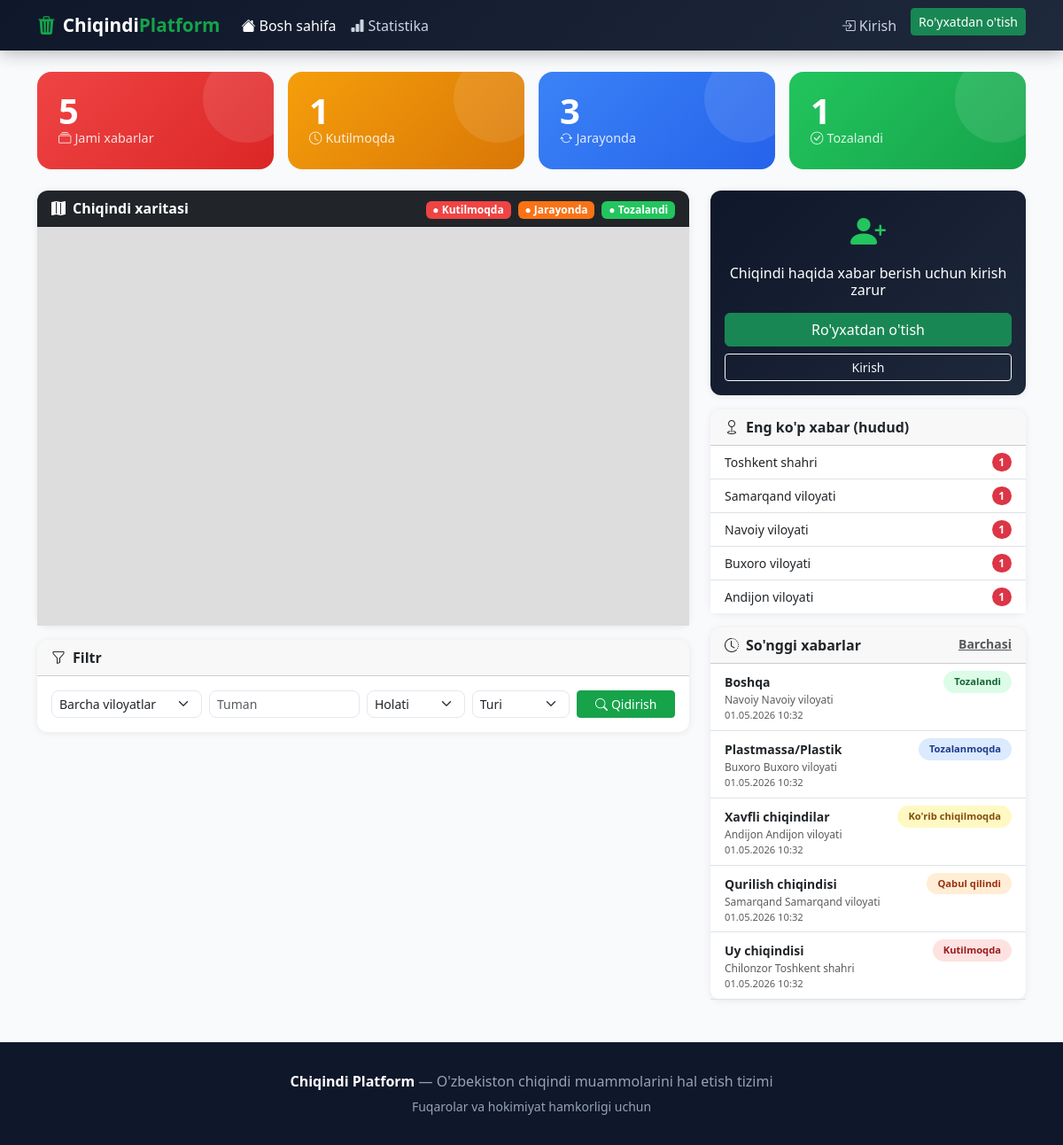
The page / on the database its author committed.
### chiqindi_app/models.py (models this page shows, shortened)
class WasteReport(models.Model):
    STATUS_PENDING = 'kutilmoqda'
    STATUS_ACCEPTED = 'qabul_qilindi'
    STATUS_IN_PROGRESS = 'jarayonda'
    STATUS_CLEANING = 'tozalanmoqda'
    STATUS_DONE = 'tozalandi'
    STATUS_CHOICES = [
        (STATUS_PENDING, 'Kutilmoqda'),
        (STATUS_ACCEPTED, 'Qabul qilindi'),
        (STATUS_IN_PROGRESS, 'Ko\'rib chiqilmoqda'),
        (STATUS_CLEANING, 'Tozalanmoqda'),
        (STATUS_DONE, 'Tozalandi'),
    ]
    WASTE_TYPE_CHOICES = [
        ('uy', 'Uy chiqindisi'),
        ('qurilish', 'Qurilish chiqindisi'),
        ('plastik', 'Plastmassa/Plastik'),
        ('xavfli', 'Xavfli chiqindilar'),
        ('boshqa', 'Boshqa'),
    ]
    SIZE_CHOICES = [
        ('kichik', 'Kichik'),
        ('orta', "O'rta"),
        ('katta', 'Katta'),
    ]
    citizen = models.ForeignKey(CustomUser, on_delete=models.CASCADE, related_name='reports', verbose_name="Fuqaro")
    latitude = models.FloatField(verbose_name="Kenglik")
    longitude = models.FloatField(verbose_name="Uzunlik")
    waste_type = models.CharField(max_length=20, choices=WASTE_TYPE_CHOICES, verbose_name="Chiqindi turi")
    size = models.CharField(max_length=10, choices=SIZE_CHOICES, verbose_name="Hajmi")
    description = models.TextField(blank=True, verbose_name="Izoh")
    image = models.ImageField(upload_to='reports/', blank=True, null=True, verbose_name="Rasm")
    status = models.CharField(max_length=20, choices=STATUS_CHOICES, default=STATUS_PENDING, verbose_name="Holati")
    viloyat = models.CharField(max_length=50, choices=VILOYATLAR, blank=True, verbose_name="Viloyat")
    tuman = models.CharField(max_length=100, blank=True, verbose_name="Tuman")
    address = models.CharField(max_length=255, blank=True, verbose_name="Manzil")
    created_at = models.DateTimeField(auto_now_add=True, verbose_name="Yaratilgan vaqt")
    updated_at = models.DateTimeField(auto_now=True, verbose_name="Yangilangan vaqt")
    assigned_to = models.ForeignKey(
        CustomUser, on_delete=models.SET_NULL, null=True, blank=True,
        related_name='assigned_reports', verbose_name="Mas'ul xodim"
    )
    authority_note = models.TextField(blank=True, verbose_name="Hokimiyat izohi")
    def get_marker_color(self):
        colors = {
            self.STATUS_PENDING: '#ef4444',
            self.STATUS_ACCEPTED: '#f97316',
            self.STATUS_IN_PROGRESS: '#eab308',
            self.STATUS_CLEANING: '#3b82f6',
            self.STATUS_DONE: '#22c55e',
        }
        return colors.get(self.status, '#6b7280')
    class Meta:
        verbose_name = "Chiqindi xabari"
        verbose_name_plural = "Chiqindi xabarlari"
        ordering = ['-created_at']

### chiqindi_app/views.py (the view, shortened to what this page needs)
# urls.py: path('', views.home, name='home'),
def home(request):
    filter_form = FilterForm(request.GET or None)
    reports = WasteReport.objects.all()
    viloyat_filter = request.GET.get('viloyat', '')
    tuman_filter = request.GET.get('tuman', '')
    status_filter = request.GET.get('status', '')
    waste_type_filter = request.GET.get('waste_type', '')
    if viloyat_filter:
        reports = reports.filter(viloyat=viloyat_filter)
    if tuman_filter:
        reports = reports.filter(tuman__icontains=tuman_filter)
    if status_filter:
        reports = reports.filter(status=status_filter)
    if waste_type_filter:
        reports = reports.filter(waste_type=waste_type_filter)
    map_data = []
    for r in reports:
        map_data.append({
            'id': r.pk,
            'lat': r.latitude,
            'lng': r.longitude,
            'status': r.status,
            'color': r.get_marker_color(),
            'waste_type': r.get_waste_type_display(),
            'size': r.get_size_display(),
            'viloyat': r.get_viloyat_display() if r.viloyat else '',
            'tuman': r.tuman,
            'created_at': r.created_at.strftime('%d.%m.%Y %H:%M'),
            'status_display': r.get_status_display(),
            'url': f'/report/{r.pk}/',
        })
    total = WasteReport.objects.count()
    done = WasteReport.objects.filter(status=WasteReport.STATUS_DONE).count()
    pending = WasteReport.objects.filter(status=WasteReport.STATUS_PENDING).count()
    in_progress = WasteReport.objects.filter(
        status__in=[WasteReport.STATUS_ACCEPTED, WasteReport.STATUS_IN_PROGRESS, WasteReport.STATUS_CLEANING]
    ).count()
    top_regions = WasteReport.objects.values('viloyat').annotate(
        count=Count('id')).order_by('-count')[:5]
    region_names = dict(VILOYATLAR)
    top_regions_display = [
        {'viloyat': region_names.get(r['viloyat'], r['viloyat']), 'count': r['count']}
        for r in top_regions if r['viloyat']
    ]
    recent_reports = WasteReport.objects.select_related('citizen').order_by('-created_at')[:10]
    map_center_lat = 41.2995
    map_center_lng = 69.2401
    context = {
        'filter_form': filter_form,
        'map_data_json': json.dumps(map_data),
        'total': total,
        'done': done,
        'pending': pending,
        'in_progress': in_progress,
        'top_regions': top_regions_display,
        'recent_reports': recent_reports,
        'map_center_lat': map_center_lat,
        'map_center_lng': map_center_lng,
        'viloyatlar': VILOYATLAR,
        'tumanlar_json': json.dumps(TUMANLAR),
        'viloyat_filter': viloyat_filter,
    }
    return render(request, 'chiqindi_app/home.html', context)

### chiqindi_app/templates/chiqindi_app/home.html (shortened to what this page needs)
{% extends 'chiqindi_app/base.html' %}
{% block content %}
<div class="row g-3 mb-4">
    <div class="col-md-3 col-6">
        <div class="stat-card" style="background: linear-gradient(135deg,#ef4444,#dc2626)">
            <div class="number">{{ total }}</div>
            <div class="label"><i class="bi bi-collection me-1"></i>Jami xabarlar</div>
        </div>
    </div>
    <div class="col-md-3 col-6">
        <div class="stat-card" style="background: linear-gradient(135deg,#f59e0b,#d97706)">
            <div class="number">{{ pending }}</div>
            <div class="label"><i class="bi bi-clock me-1"></i>Kutilmoqda</div>
        </div>
    </div>
    <div class="col-md-3 col-6">
        <div class="stat-card" style="background: linear-gradient(135deg,#3b82f6,#2563eb)">
            <div class="number">{{ in_progress }}</div>
            <div class="label"><i class="bi bi-arrow-repeat me-1"></i>Jarayonda</div>
        </div>
    </div>
    <div class="col-md-3 col-6">
        <div class="stat-card" style="background: linear-gradient(135deg,#22c55e,#16a34a)">
            <div class="number">{{ done }}</div>
            <div class="label"><i class="bi bi-check-circle me-1"></i>Tozalandi</div>
        </div>
    </div>
</div>
<div class="row g-4">
    <div class="col-lg-8">
        <div class="card">
            <div class="card-header bg-dark text-white d-flex justify-content-between align-items-center">
                <span><i class="bi bi-map-fill me-2"></i>Chiqindi xaritasi</span>
                <div>
                    <span class="badge" style="background:#ef4444">● Kutilmoqda</span>
                    <span class="badge ms-1" style="background:#f97316">● Jarayonda</span>
                    <span class="badge ms-1" style="background:#22c55e">● Tozalandi</span>
                </div>
            </div>
            <div class="card-body p-0">
                <div id="map" style="height: 450px; width: 100%;"></div>
            </div>
        </div>
        <div class="card mt-3">
            <div class="card-header"><i class="bi bi-funnel me-2"></i>Filtr</div>
            <div class="card-body">
                <form method="get" class="row g-2">
                    <div class="col-md-3 col-6">
                        <select name="viloyat" class="form-select form-select-sm">
                            <option value="">Barcha viloyatlar</option>
                        </select>
                    </div>
                    <div class="col-md-3 col-6">
                        <input type="text" name="tuman" class="form-control form-control-sm" placeholder="Tuman" value="{{ request.GET.tuman }}">
                    </div>
                    <div class="col-md-2 col-6">
                        <select name="status" class="form-select form-select-sm">
                            <option value="">Holati</option>
                        </select>
                    </div>
                    <div class="col-md-2 col-6">
                        <select name="waste_type" class="form-select form-select-sm">
                            <option value="">Turi</option>
                        </select>
                    </div>
                    <div class="col-md-2">
                        <button type="submit" class="btn btn-primary btn-sm w-100"><i class="bi bi-search me-1"></i>Qidirish</button>
                    </div>
                </form>
            </div>
        </div>
    </div>
    <div class="col-lg-4">
        {% if user.is_authenticated and user.is_citizen %}
        <div class="card mb-3" style="border: 2px solid var(--primary)">
            <div class="card-body text-center">
                <i class="bi bi-plus-circle-fill text-success" style="font-size:2.5rem"></i>
                <h6 class="mt-2 mb-3">Chiqindi joyini xaritada belgilang</h6>
                <a href="{% url 'create_report' %}" class="btn btn-primary w-100">
                    <i class="bi bi-geo-alt-fill me-2"></i>Chiqindi xabari yuborish
                </a>
            </div>
        </div>
        {% elif not user.is_authenticated %}
        <div class="card mb-3" style="background: linear-gradient(135deg,#0f172a,#1e293b)">
            <div class="card-body text-center text-white">
                <i class="bi bi-person-plus-fill" style="font-size:2.5rem;color:#22c55e"></i>
                <h6 class="mt-2 mb-3">Chiqindi haqida xabar berish uchun kirish zarur</h6>
                <a href="{% url 'register' %}" class="btn btn-success w-100 mb-2">Ro'yxatdan o'tish</a>
                <a href="{% url 'login' %}" class="btn btn-outline-light w-100 btn-sm">Kirish</a>
            </div>
        </div>
        {% endif %}
        {% if top_regions %}
        <div class="card mb-3">
            <div class="card-header"><i class="bi bi-geo me-2"></i>Eng ko'p xabar (hudud)</div>
            <div class="card-body p-0">
                <ul class="list-group list-group-flush">
                    {% for r in top_regions %}
                    <li class="list-group-item d-flex justify-content-between align-items-center">
                        <small>{{ r.viloyat }}</small>
                        <span class="badge bg-danger rounded-pill">{{ r.count }}</span>
                    </li>
                    {% endfor %}
                </ul>
            </div>
        </div>
        {% endif %}
        <div class="card">
            <div class="card-header d-flex justify-content-between">
                <span><i class="bi bi-clock-history me-2"></i>So'nggi xabarlar</span>
                <a href="{% url 'statistics' %}" class="small text-muted">Barchasi</a>
            </div>
            <div class="card-body p-0">
                {% for report in recent_reports %}
                <a href="{% url 'report_detail' report.pk %}" class="text-decoration-none">
                <div class="px-3 py-2 border-bottom d-flex justify-content-between align-items-start">
                    <div>
                        <small class="fw-semibold text-dark">{{ report.get_waste_type_display }}</small>
                        <div class="text-muted" style="font-size:.75rem">{{ report.tuman }} {{ report.get_viloyat_display }}</div>
                        <div class="text-muted" style="font-size:.7rem">{{ report.created_at|date:"d.m.Y H:i" }}</div>
                    </div>
                    <span class="status-badge status-{{ report.status }} ms-2 text-nowrap" style="font-size:.7rem">
                        {{ report.get_status_display }}
                    </span>
                </div>
                </a>
                {% empty %}
                <div class="p-3 text-muted text-center small">Hozircha xabarlar yo'q</div>
                {% endfor %}
            </div>
        </div>
    </div>
</div>
{% endblock %}

### chiqindi_app/templates/chiqindi_app/base.html (shortened to what this page needs)
<!DOCTYPE html>
<html lang="uz">
<head>
    <link href="https://cdn.jsdelivr.net/npm/bootstrap@5.3.2/dist/css/bootstrap.min.css" rel="stylesheet">
    <link href="https://cdn.jsdelivr.net/npm/bootstrap-icons@1.11.3/font/bootstrap-icons.min.css" rel="stylesheet">
    <link rel="stylesheet" href="https://unpkg.com/leaflet@1.9.4/dist/leaflet.css"/>
</head>
<body>
<nav class="navbar navbar-expand-lg navbar-dark">
    <div class="container">
        <a class="navbar-brand" href="{% url 'home' %}">
            <i class="bi bi-trash3-fill me-2" style="color: var(--primary)"></i>Chiqindi<span>Platform</span>
        </a>
        <div class="collapse navbar-collapse" id="navbarNav">
            <ul class="navbar-nav me-auto">
                <li class="nav-item">
                    <a class="nav-link {% if request.resolver_match.url_name == 'home' %}active{% endif %}" href="{% url 'home' %}">
                        <i class="bi bi-house-fill me-1"></i>Bosh sahifa
                    </a>
                </li>
                <li class="nav-item">
                    <a class="nav-link {% if request.resolver_match.url_name == 'statistics' %}active{% endif %}" href="{% url 'statistics' %}">
                        <i class="bi bi-bar-chart-fill me-1"></i>Statistika
                    </a>
                </li>
            </ul>
            <ul class="navbar-nav">
                {% if user.is_authenticated %}
                <li class="nav-item">
                    <a class="nav-link" href="{% url 'notifications' %}">
                        <i class="bi bi-bell-fill me-1"></i>
                        {% if unread_notifications_count > 0 %}
                        <span class="notif-badge">{{ unread_notifications_count }}</span>
                        {% endif %}
                        Bildirishnomalar
                    </a>
                </li>
                <li class="nav-item dropdown">
                    <a class="nav-link dropdown-toggle" href="#" data-bs-toggle="dropdown">
                        <i class="bi bi-person-circle me-1"></i>{{ user.get_full_name|default:user.username }}
                    </a>
                    <ul class="dropdown-menu dropdown-menu-end">
                        <li><a class="dropdown-item" href="{% url 'profile' %}"><i class="bi bi-person me-2"></i>Profil</a></li>
                        {% if user.is_staff %}<li><a class="dropdown-item" href="/admin/"><i class="bi bi-gear me-2"></i>Admin panel</a></li>{% endif %}
                        <li><hr class="dropdown-divider"></li>
                        <li><a class="dropdown-item text-danger" href="{% url 'logout' %}"><i class="bi bi-box-arrow-right me-2"></i>Chiqish</a></li>
                    </ul>
                </li>
                {% if user.is_citizen %}
                <li class="nav-item ms-2">
                    <a class="btn btn-success btn-sm" href="{% url 'create_report' %}">
                        <i class="bi bi-plus-circle me-1"></i>Xabar berish
                    </a>
                </li>
                {% endif %}
                {% else %}
                <li class="nav-item"><a class="nav-link" href="{% url 'login' %}"><i class="bi bi-box-arrow-in-right me-1"></i>Kirish</a></li>
                <li class="nav-item ms-2"><a class="btn btn-success btn-sm" href="{% url 'register' %}">Ro'yxatdan o'tish</a></li>
                {% endif %}
            </ul>
        </div>
    </div>
</nav>
<div class="container my-4">
    {% block content %}{% endblock %}
</div>
<footer>
    <div class="container text-center">
        <p class="mb-1"><strong style="color:#fff">Chiqindi Platform</strong> — O'zbekiston chiqindi muammolarini hal etish tizimi</p>
        <small>Fuqarolar va hokimiyat hamkorligi uchun</small>
    </div>
</footer>
</body>
</html>

### rows shown on the page
WasteReport: waste_type "Boshqa", tuman "Navoiy", viloyat "Navoiy viloyati", created_at "01.05.2026 10:32", status "Tozalandi"
WasteReport: waste_type "Plastmassa/Plastik", tuman "Buxoro", viloyat "Buxoro viloyati", created_at "01.05.2026 10:32", status "Tozalanmoqda"
WasteReport: waste_type "Xavfli chiqindilar", tuman "Andijon", viloyat "Andijon viloyati", created_at "01.05.2026 10:32", status "Ko'rib chiqilmoqda"
WasteReport: waste_type "Qurilish chiqindisi", tuman "Samarqand", viloyat "Samarqand viloyati", created_at "01.05.2026 10:32", status "Qabul qilindi"
WasteReport: waste_type "Uy chiqindisi", tuman "Chilonzor", viloyat "Toshkent shahri", created_at "01.05.2026 10:32", status "Kutilmoqda"

### other values the page prints
{{ total }} "5"
{{ pending }} "1"
{{ in_progress }} "3"
{{ done }} "1"
{{ r.viloyat }} "Toshkent shahri" "Samarqand viloyati" "Navoiy viloyati" "Buxoro viloyati" "Andijon viloyati"
{{ r.count }} "1" "1" "1" "1" "1"
